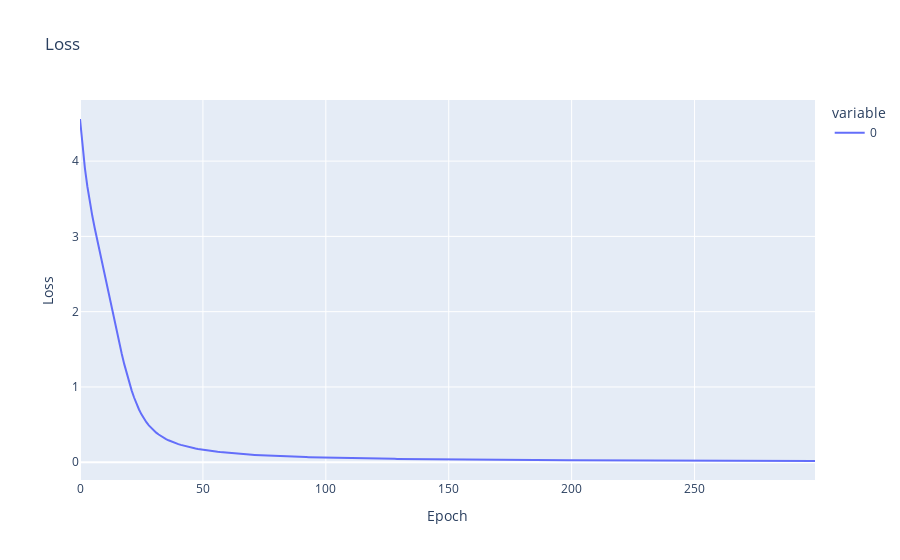

The code cell stored with this chart in its notebook:
### Markdown cell above
### Loss

### Code cell
fig = px.line(losses, title="Loss")
fig.update_layout(
    xaxis_title="Epoch",
    yaxis_title="Loss",)
fig.show()

### Figure 1 — Plotly figure (JSON) as saved in the notebook; plotly's stock layout.template omitted (floating-point values rounded to 4 significant figures; data arrays with more than 128 entries replaced by an {"elided": "..."} marker saying what was removed)
{"data": [{"hovertemplate": "variable=0<br>index=%{x}<br>value=%{y}<extra></extra>", "legendgroup": "0", "line": {"color": "#636efa", "dash": "solid"}, "marker": {"symbol": "circle"}, "mode": "lines", "name": "0", "orientation": "v", "showlegend": true, "type": "scatter", "x": {"elided": "300 int values"}, "xaxis": "x", "y": {"elided": "300 float values"}, "yaxis": "y"}], "layout": {"legend": {"title": {"text": "variable"}, "tracegroupgap": 0}, "title": {"text": "Loss"}, "xaxis": {"anchor": "y", "domain": [0, 1], "title": {"text": "Epoch"}}, "yaxis": {"anchor": "x", "domain": [0, 1], "title": {"text": "Loss"}}}}
